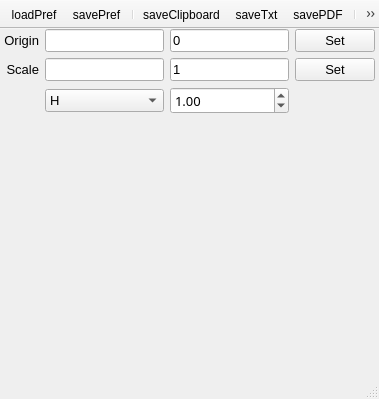
<?xml version="1.0" encoding="UTF-8"?>
<ui version="4.0">
 <class>nFindPeaks</class>
 <widget class="QMainWindow" name="nFindPeaks">
  <property name="geometry">
   <rect>
    <x>0</x>
    <y>0</y>
    <width>379</width>
    <height>399</height>
   </rect>
  </property>
  <property name="windowTitle">
   <string>MainWindow</string>
  </property>
  <property name="iconSize">
   <size>
    <width>20</width>
    <height>20</height>
   </size>
  </property>
  <property name="unifiedTitleAndToolBarOnMac">
   <bool>true</bool>
  </property>
  <widget class="QWidget" name="centralwidget">
   <layout class="QVBoxLayout" name="verticalLayout" stretch="0,1">
    <property name="spacing">
     <number>0</number>
    </property>
    <property name="leftMargin">
     <number>0</number>
    </property>
    <property name="topMargin">
     <number>0</number>
    </property>
    <property name="rightMargin">
     <number>0</number>
    </property>
    <property name="bottomMargin">
     <number>0</number>
    </property>
    <item>
     <widget class="QFrame" name="frame">
      <property name="font">
       <font>
        <pointsize>10</pointsize>
       </font>
      </property>
      <property name="frameShape">
       <enum>QFrame::NoFrame</enum>
      </property>
      <property name="frameShadow">
       <enum>QFrame::Raised</enum>
      </property>
      <layout class="QGridLayout" name="gridLayout_2" columnstretch="0,1,1,0">
       <property name="leftMargin">
        <number>4</number>
       </property>
       <property name="topMargin">
        <number>0</number>
       </property>
       <property name="rightMargin">
        <number>4</number>
       </property>
       <property name="bottomMargin">
        <number>0</number>
       </property>
       <item row="1" column="0">
        <widget class="QLabel" name="label_2">
         <property name="font">
          <font>
           <pointsize>10</pointsize>
          </font>
         </property>
         <property name="text">
          <string>Scale</string>
         </property>
         <property name="alignment">
          <set>Qt::AlignRight|Qt::AlignTrailing|Qt::AlignVCenter</set>
         </property>
        </widget>
       </item>
       <item row="0" column="2">
        <widget class="QLineEdit" name="originOffset">
         <property name="font">
          <font>
           <pointsize>10</pointsize>
          </font>
         </property>
         <property name="text">
          <string>0</string>
         </property>
         <property name="neutrinoSave" stdset="0">
          <bool>true</bool>
         </property>
        </widget>
       </item>
       <item row="0" column="3">
        <widget class="QPushButton" name="setOrigin">
         <property name="font">
          <font>
           <pointsize>10</pointsize>
          </font>
         </property>
         <property name="text">
          <string>Set</string>
         </property>
        </widget>
       </item>
       <item row="1" column="2">
        <widget class="QLineEdit" name="scaleOffset">
         <property name="font">
          <font>
           <pointsize>10</pointsize>
          </font>
         </property>
         <property name="text">
          <string>1</string>
         </property>
         <property name="neutrinoSave" stdset="0">
          <bool>true</bool>
         </property>
        </widget>
       </item>
       <item row="1" column="1">
        <widget class="QLineEdit" name="scale">
         <property name="font">
          <font>
           <pointsize>10</pointsize>
          </font>
         </property>
        </widget>
       </item>
       <item row="0" column="0">
        <widget class="QLabel" name="label">
         <property name="font">
          <font>
           <pointsize>10</pointsize>
          </font>
         </property>
         <property name="text">
          <string>Origin</string>
         </property>
         <property name="alignment">
          <set>Qt::AlignRight|Qt::AlignTrailing|Qt::AlignVCenter</set>
         </property>
        </widget>
       </item>
       <item row="1" column="3">
        <widget class="QPushButton" name="setScale">
         <property name="font">
          <font>
           <pointsize>10</pointsize>
          </font>
         </property>
         <property name="text">
          <string>Set</string>
         </property>
        </widget>
       </item>
       <item row="0" column="1">
        <widget class="QLineEdit" name="origin">
         <property name="font">
          <font>
           <pointsize>10</pointsize>
          </font>
         </property>
        </widget>
       </item>
       <item row="2" column="1">
        <widget class="QComboBox" name="direction">
         <property name="font">
          <font>
           <pointsize>10</pointsize>
           <strikeout>false</strikeout>
          </font>
         </property>
         <property name="neutrinoSave" stdset="0">
          <bool>true</bool>
         </property>
         <item>
          <property name="text">
           <string>H</string>
          </property>
         </item>
         <item>
          <property name="text">
           <string>V</string>
          </property>
         </item>
        </widget>
       </item>
       <item row="2" column="2">
        <widget class="QDoubleSpinBox" name="param">
         <property name="font">
          <font>
           <family>Lucida Sans</family>
           <pointsize>10</pointsize>
          </font>
         </property>
         <property name="maximum">
          <double>1000.000000000000000</double>
         </property>
         <property name="singleStep">
          <double>0.100000000000000</double>
         </property>
         <property name="value">
          <double>1.000000000000000</double>
         </property>
         <property name="neutrinoSave" stdset="0">
          <bool>true</bool>
         </property>
        </widget>
       </item>
      </layout>
     </widget>
    </item>
    <item>
     <widget class="nCustomPlotMouseX" name="plot" native="true"/>
    </item>
   </layout>
  </widget>
  <widget class="QToolBar" name="toolBar">
   <property name="windowTitle">
    <string>toolBar</string>
   </property>
   <property name="movable">
    <bool>false</bool>
   </property>
   <property name="floatable">
    <bool>false</bool>
   </property>
   <attribute name="toolBarArea">
    <enum>TopToolBarArea</enum>
   </attribute>
   <attribute name="toolBarBreak">
    <bool>false</bool>
   </attribute>
   <addaction name="actionLoadPref"/>
   <addaction name="actionSavePref"/>
   <addaction name="separator"/>
   <addaction name="actionSaveClipboard"/>
   <addaction name="actionSaveTxt"/>
   <addaction name="actionSavePDF"/>
   <addaction name="separator"/>
   <addaction name="actionRect"/>
   <addaction name="separator"/>
  </widget>
  <widget class="QStatusBar" name="statusBar">
   <property name="font">
    <font>
     <pointsize>10</pointsize>
    </font>
   </property>
  </widget>
  <action name="actionLoadPref">
   <property name="icon">
    <iconset>
     <normaloff>:icons//loadPref.png</normaloff>:icons//loadPref.png</iconset>
   </property>
   <property name="text">
    <string>loadPref</string>
   </property>
   <property name="toolTip">
    <string>Load Preferences</string>
   </property>
  </action>
  <action name="actionSavePref">
   <property name="icon">
    <iconset>
     <normaloff>:icons//savePref.png</normaloff>:icons//savePref.png</iconset>
   </property>
   <property name="text">
    <string>savePref</string>
   </property>
   <property name="toolTip">
    <string>Save Preferences</string>
   </property>
  </action>
  <action name="actionSaveClipboard">
   <property name="icon">
    <iconset>
     <normaloff>:icons//saveClipboard.png</normaloff>:icons//saveClipboard.png</iconset>
   </property>
   <property name="text">
    <string>saveClipboard</string>
   </property>
   <property name="toolTip">
    <string>Copy to Clipboard</string>
   </property>
  </action>
  <action name="actionSaveTxt">
   <property name="icon">
    <iconset>
     <normaloff>:icons//saveTxt.png</normaloff>:icons//saveTxt.png</iconset>
   </property>
   <property name="text">
    <string>saveTxt</string>
   </property>
   <property name="toolTip">
    <string>Export TXT</string>
   </property>
  </action>
  <action name="actionSavePDF">
   <property name="icon">
    <iconset>
     <normaloff>:icons//savePDF.png</normaloff>:icons//savePDF.png</iconset>
   </property>
   <property name="text">
    <string>savePDF</string>
   </property>
   <property name="toolTip">
    <string>Export PDF or SVG</string>
   </property>
  </action>
  <action name="actionRect">
   <property name="icon">
    <iconset>
     <normaloff>:icons//rect.png</normaloff>:icons//rect.png</iconset>
   </property>
   <property name="text">
    <string>rect</string>
   </property>
   <property name="toolTip">
    <string>Show Region</string>
   </property>
  </action>
 </widget>
 <customwidgets>
  <customwidget>
   <class>nCustomPlotMouseX</class>
   <extends>QWidget</extends>
   <header>nCustomPlots.h</header>
   <container>1</container>
  </customwidget>
 </customwidgets>
 <resources/>
 <connections/>
</ui>
